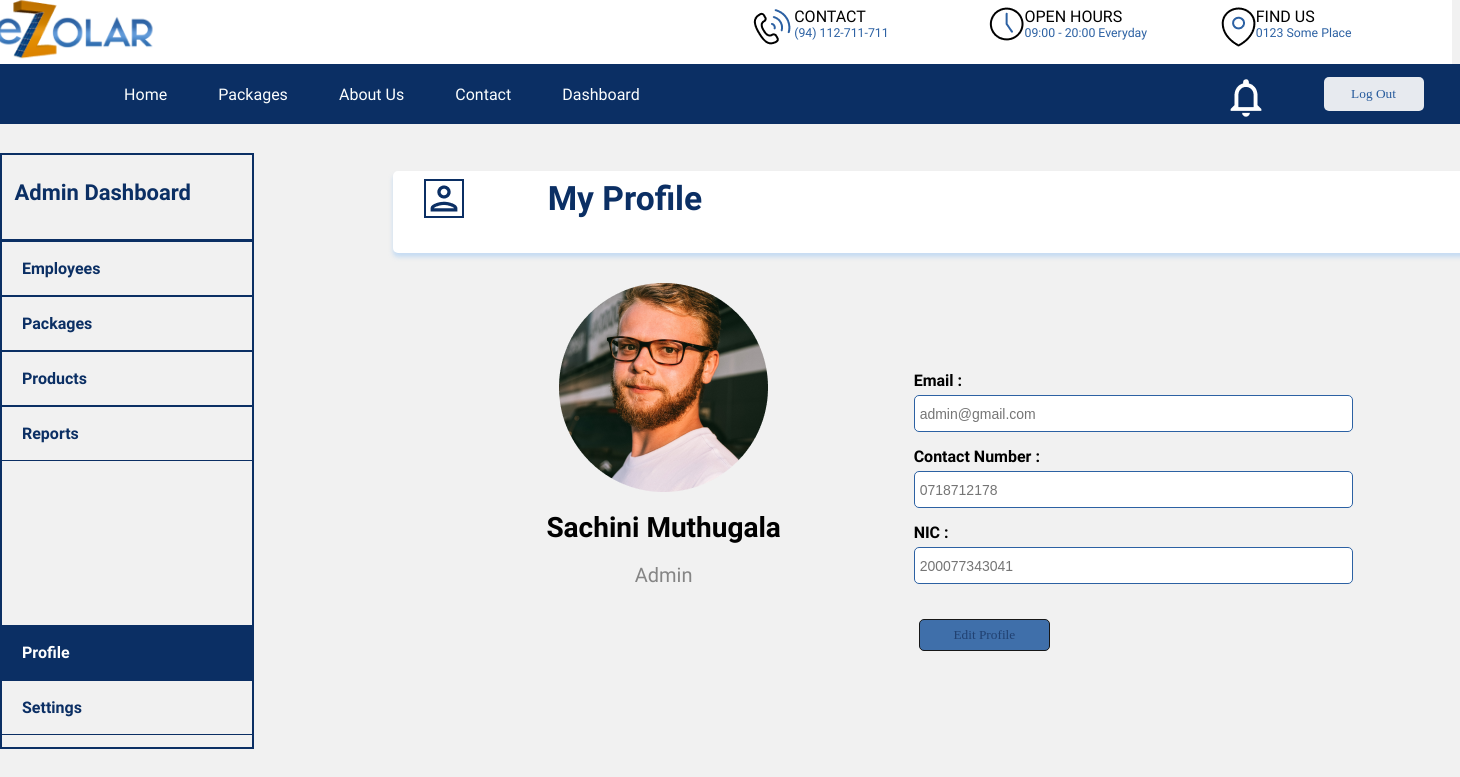
The page /AdminViewProfile (signed in) on the database its author committed.
### tables this page shows
CREATE TABLE `employee_telno` (
  `Employee_empID` int(6) NOT NULL,
  `telno` varchar(15) NOT NULL
);

CREATE TABLE `employee` (
  `empID` int(6) NOT NULL,
  `name` varchar(45) NOT NULL,
  `nic` varchar(12) NOT NULL,
  `gender` varchar(45) DEFAULT NULL,
  `profilePhoto` varchar(256) DEFAULT NULL,
  `bio` text DEFAULT NULL,
  `type` varchar(15) NOT NULL
);

CREATE TABLE `user` (
  `userID` int(6) NOT NULL,
  `email` varchar(45) NOT NULL,
  `password` varchar(100) NOT NULL,
  `type` varchar(15) NOT NULL DEFAULT 'Customer'
);

### app/controllers/AdminViewProfile.php (called while the page is built, shortened)
<?php
  class AdminViewProfile extends Controller {
    public function __construct(){
        $this->adminViewProfileModel = $this->model('AdminViewProfileModel');
    }
    public function index(){
        $user_Id = $this->adminViewProfileModel->getUserID([$_SESSION['user_email']]);
        $rows  = $this->adminViewProfileModel-> getProfile($user_Id);
        $data = [
            'title' => 'ezolar Admin Profile',
        ];
        $this->view('Admin/myProfile', $data);
    }
  }
  ?>

### app/libraries/Core.php (called while the page is built, shortened)
<?php
  class Core {
    protected $currentMethod = 'index';
    public function __construct(){
      $url = $this->getUrl();
      if(isset($url[0])){
      if(file_exists('../app/controllers/' . ucwords($url[0]). '.php')){
        unset($url[0]);
      }
     }
      $this->currentController = new $this->currentController;
      $this->params = $url ? array_values($url) : [];
      call_user_func_array([$this->currentController, $this->currentMethod], $this->params);
    }
    public function getUrl(){
      if(isset($_GET['url'])){
        $url = rtrim($_GET['url'], '/');
        $url = filter_var($url, FILTER_SANITIZE_URL);
        $url = explode('/', $url);
        return $url;
      }
    }
  }

### public/index.php (called while the page is built, shortened)
<?php
  $init = new Core;

### app/libraries/Database.php (called while the page is built, shortened)
<?php
  class Database {
    private $host = DB_HOST;
    private $user = DB_USER;
    private $pass = DB_PASS;
    private $dbname = DB_NAME;
    private $dbh;
    private $stmt;
    public function __construct(){
      $dsn = 'mysql:host=' . $this->host . ';dbname=' . $this->dbname;
      $options = array(
        PDO::ATTR_PERSISTENT => true,
        PDO::ATTR_ERRMODE => PDO::ERRMODE_EXCEPTION
      );
      try{
        $this->dbh = new PDO($dsn, $this->user, $this->pass, $options);
      } catch(PDOException $e){
        $this->error = $e->getMessage();
        echo $this->error;
      }
    }
    public function query($sql){
      $this->stmt = $this->dbh->prepare($sql);
    }
    public function execute($params){
      return $this->stmt->execute($params);
    }
    public function resultSet($params){
      $this->execute($params);
      return $this->stmt->fetchAll(PDO::FETCH_OBJ);
    }
    public function single($params){
      $this->execute($params);
      return $this->stmt->fetch(PDO::FETCH_OBJ);
    }
  }

### app/models/AdminViewProfileModel.php (called while the page is built)
<?php
class AdminViewProfileModel{
    private $db;
    public function __construct(){
        $this->db = new Database;
    }
    public function getUserID($email){
        $this->db->query('SELECT UserID FROM user where email = :email');
        $row = $this->db->single(['email' => $email[0]]);
        return ($row -> UserID);
    }
    public function getProfile($id){
        $this->db->query('SELECT user.email,employee.name,employee.type,employee_telno.telno,employee.nic FROM employee_telno INNER JOIN employee ON employee.empID = employee_telno.Employee_empID INNER JOIN user ON employee.empID = user.userID WHERE employee.empID= :ED');
        $row = $this->db->resultSet(['ED' => $id]);
        return $row;
    }
}

### app/views/Admin/myProfile.php (the view, shortened to what this page needs)
<?php
    require_once(__ROOT__.'/app/views/Includes/header.php');
    require_once(__ROOT__.'/app/views/Includes/navbar.php');
    require_once(__ROOT__.'/app/views/Includes/footer.php');
?>
<!DOCTYPE html>
<html lang="en">
<head>
    <link rel="stylesheet" href="\ezolar\public\css\admin\admin.dashboard.common.css">
    <link rel="stylesheet" href="\ezolar\public\css\common\profile.css">
</head>
<body>
<div class="sidebar">
    <div class="sidebar-heading">
        <b>Admin Dashboard</b>
    </div>
    <div class="sidebar-link-container-group">
        <div class="sidebar-link-container-top">
            <a href="/ezolar/Employee">
                <div class="sidebar-link-container">
                    Employees
                </div>
            </a>
            <a href="/ezolar/Package">
                <div class="sidebar-link-container">
                    Packages
                </div>
            </a>
            <a href="/ezolar/Product">
                <div class="sidebar-link-container">
                    Products
                </div>
            </a>
            <div class="sidebar-link-container">
                Reports
            </div>
        </div>
        <div class="sidebar-link-container-bottom">
            <a href="/ezolar/AdminViewProfile"><div class="sidebar-link-container-selected">
                Profile
            </div></a>
            <div class="sidebar-link-container">
                Settings
            </div>
        </div>
    </div>
</div>
<div class="common-main-container">
    <div class="dashboard-common-main-topic">
        <div class="common-main-left-img">
            <a href=”” “text-decoration: none”>
                <img src="\ezolar\public\img\admin\profile.png" alt="employee-icon">
            </a>
        </div>
        <div class="common-main-txt">
            My Profile
        </div>
    </div>
        <?php
        $results = $_SESSION['rows'];
        foreach($results as $row){
            echo '
    <div class="profile-container">
        <div class="profile-container-image">
            <div class="profile-container-content">
                    <img class="profile-img" src="\ezolar\public\img\admin\default-profile.png" alt="profile">
<br>
                <div class="profile-container-txt">
                    <div class="profile-container-txt-name">
                        ' . $row -> name . '
                    </div>    <br>
                    <div class="profile-container-txt-type">
                        ' . $row -> type . '
                    </div>
                </div>
            </div>
        </div>
        <div class="profile-container-details">
            <div class="form-background">
                <form class="form-container" method="GET">
                    <div class="form-inline">
                        <div class="form-item-container">
                            <div class="form-item-text">
                                Email :
                            </div>
                            <input class="form-item-input" name="name" id="name" type="text" placeholder="' . $row -> email . '" readonly>
                        </div>
                        <div class="form-item-container">
                            <div class="form-item-text">
                                Contact Number :
                            </div>
                            <input class="form-item-input" name="telno" id="telno" type="text" placeholder="' . $row -> telno . '" readonly>
                        </div>
                        <div class="form-item-container">
                            <div class="form-item-text">
                                NIC :
                            </div>
                            <input class="form-item-input" name="nic" id="nic" type="text" placeholder="' . $row -> nic . '" readonly>
                        </div>
                    </div>
                </form>
                    <a href="/ezolar/AdminEditProfile">
                        <button class="edit-profile-btn">Edit Profile</button>
                    </a>
            </div>
        </div>
    </div>
';
        }
        ?>
</div>
</body>
</html>

### app/libraries/Controller.php (shortened to what this page needs)
<?php
  class Controller {
    public function view($view, $data = []){
      if(file_exists('../app/views/' . $view . '.php')){
        require_once '../app/views/' . $view . '.php';
      } else {
        die('View does not exist');
      }
    }
  }

### app/views/Includes/header.php (shortened to what this page needs)
<!DOCTYPE html>
<html lang="en">
<head>
    <link rel="stylesheet" href="\ezolar\public\css\style.css">
</head>
<body>
    <div class = "header">
        <img src="\ezolar\public\img\Logo.png" alt="Team eZolar" style="height: 80px;">
        <div class="header-right">
            <div class="header-right-contact">
                <div class="header-right-img">
                    <img src="\ezolar\public\img\Contact.png" alt="Call">
                </div>
                <div class="header-txt">CONTACT
                    <div class= "header-txt-blue">(94) 112-711-711</div>
                </div>
            </div>
            <div class="header-right-openH">
                <div class="header-right-img">
                    <img src="\ezolar\public\img\Clock.png" alt="Clock">
                </div>
                <div class="header-txt">OPEN HOURS
                    <div class= "header-txt-blue">09:00 - 20:00 Everyday</div>
                </div>
            </div>
            <div class="header-right-location">
                <div class="header-right-img">
                    <img src="\ezolar\public\img\Location.png" alt="Location">
                </div>
                    <div class="header-txt">FIND US
                    <div class= "header-txt-blue">0123 Some Place</div>
                </div>
            </div>
        </div>
    </div>
</body>
</html>

### app/views/Includes/navbar.php (shortened to what this page needs)
<!DOCTYPE html>
<html lang="en">
<head>
    <link rel="stylesheet" href="\ezolar\public\css\customer.dashboard.common.css">
    <link rel="stylesheet" href="\ezolar\public\css\style.css">
</head>
<body>
    <div class="nav">
        <div class="nav-left">
            <div class="home"><a class="links" "home" href="<?=URLROOT?>/user/home">Home</a></div>
            <div class="packages"><a class="links" "link-packages" href="packages.php">Packages</a></div>
            <div class="abt"><a class="links" "about" href="<?=URLROOT?>/index/about">About Us</a></div>
            <div class="contact"><a class="links" "link-contact" href="<?=URLROOT?>/index/contact">Contact</a></div>
            <div class="dash"><a class="links" "link-dash" href="<?=URLROOT?>/user/dashboard">Dashboard</a></div>
        </div>
        <div class="nav-right">
            <div class="noti">
                <img src="\ezolar\public\img\Notifications.png" alt="Notifi">
            </div>
            <div class="btn2">
                <a href="/ezolar/user/logout"><button class="nav-btn2">Log Out</button></a>
            </div>
        </div>
	</div>
</body>
</html>

### app/views/Includes/footer.php (shortened to what this page needs)
<div class="footer">
	    <div class =  "footer-txt">
        </div>
        <div class="footer-right">
            <div class="footer-right-in">
            </div>
            <div class="footer-right-f">
            </div>
            <div class="footer-right-insta">
            </div>
        </div>
	</div>

### public/css/style.css (style rules this page uses)
body { font-family: 'work sans'; margin: 0; background-color: #F1F1F1; }
.header { background-color: #FFFFFF; position: relative; height:80px; width:100%; margin:-8px; }
.header-right { padding-top: 1%; width: 48%; float: right; display: flex; font-size: medium; }
.header-right-location { width: 33%; display: flex; }
.header-right-openH { display: flex; width: 33%; }
.header-right-contact { display: flex; width: 34%; }
.header-txt-blue { color: #2C61A3; font-size: 77% !important; }
.footer { height: 100%; right: 0; bottom: 0; color: #FCFEFE; background-color: #0B2F64; text-align: left; }
.footer-txt { margin: -16px; margin-top: 6px; padding-top: 6px; padding-left: 5%; width: 500px; }
.footer-right { display: flex; width: 15%; float: right; padding-top: -2px; }
.footer-right-in, .footer-right-f, .footer-right-insta { padding-left: 5px; }
.nav { position: absolute; right: 0; left: 0; height: 60px; color: #FCFEFE !important; background-color: #0B2F64; display: flex; justify-content: space-evenly; align-items: center; }
.nav-left { width:70%; display: flex; }
.abt , .home , .packages, .contact, .dash { padding-left: 5%; }
.nav-right { width:15%; display: flex; }
.noti { padding-top: 10px; }
.links { color: #FCFEFE; text-decoration: none; }
.nav-btn1, .nav-btn2 { display: inline-block; width: 100px; padding: 0.55rem; background: white; font-weight: medium; color: #2C61A3; border: none ; border-radius: 5px; }
button { background-color: #2C61A3; color: white; padding: 14px 20px; margin: 8px 0; border: none; cursor: pointer; width: 91%; opacity: 0.9; font-family: 'Poppins'; font-style: normal; }
a { cursor: pointer; }

### public/css/customer.dashboard.common.css (style rules this page uses)
body { background-color: #F1F1F1; font-family: 'work sans'; }
.btn2 { display: flex; align-items: center; }
.noti { margin-right: 25%; }
.dash { color: #DE8500 !important; }
.common-main-container { width: 100%; display: flex; margin: 0 2.5vh 0; flex-direction: column; justify-items: center; }
.dashboard-common-main-topic { padding: 0.5rem; background-color: white; width: 96%; display: flex; box-shadow: 0px 4px 4px rgb(155 200 245 / 50%); justify-items: center; justify-content: space-between; flex-direction: row; border-radius: 5px; }
.common-main-txt { color: #0B2F64; font-size: 210%; font-weight: bold; }

### public/css/admin/admin.dashboard.common.css (style rules this page uses)
body { font-family: 'work sans'; }
.btn2 { display: none; }
.noti { margin-left: 25%; }
.btn2 { display: flex; align-items: center; }
.noti { margin-right: 25%; }
.dash { color: #DE8500; }
.common-main-container { display: grid; margin: 5.8vh; justify-items: center; margin-left: 250px; }
.dashboard-common-main-topic { align-self: center; display: flex; margin-left: 10px; margin-top: 30px; width: 80%; }
.common-main-left-img { margin-left: 2%; }
.common-main-txt { margin-right: 30%; color: #0B2F64; font-size: 210%; font-weight: bold; margin-left: 2%; width: 45%; }
.sidebar { position: absolute; width: 250px; height: calc(100% - 218px); margin-top: 74px; left: 0; background: linear-gradient(268.65deg, #F1F1F1 0.5%, rgba(255, 255, 255, 0) 56.69%); mix-blend-mode: normal; border: 2px solid #0B2F64; color: #0B2F64; font-weight: bold !important; overflow-y: scroll; overflow-x: hidden; }
.sidebar-heading { margin-top: 10px; padding-top: 15px; padding-left: 5%; font-size: 22px; height: 10%; border-bottom: 2px solid #0B2F64; }
.sidebar-link-container { display: block; padding-top: 17px; padding-bottom: 17px; padding-left: 8%; border-bottom: 1px solid #0B2F64; border-top: 1px solid #0B2F64; }
.sidebar-link-container-selected { display: block; padding-top: 17px; padding-bottom: 17px; padding-left: 8%; border-bottom: 1px solid #0B2F64; border-top: 1px solid #0B2F64; color: #ffffff; background-color: #0b2f64; }
.sidebar-link-container-group { display: flex; flex-direction: column; justify-content: space-between; height: calc(100% - 98px); }
.sidebar-link-container-top { display: block; }
.sidebar-link-container-bottom { display: block; }
.common-main-container { display: grid; margin: 7.8vh; justify-items: center; margin-left: 250px; }
a { text-decoration: none; color: #0B2F64; }

### rows shown on the page
employee_telno: Employee_empID.name "Sachini Muthugala", Employee_empID.type "Admin", name "admin@gmail.com", telno "0718712178", nic "200077343041"
